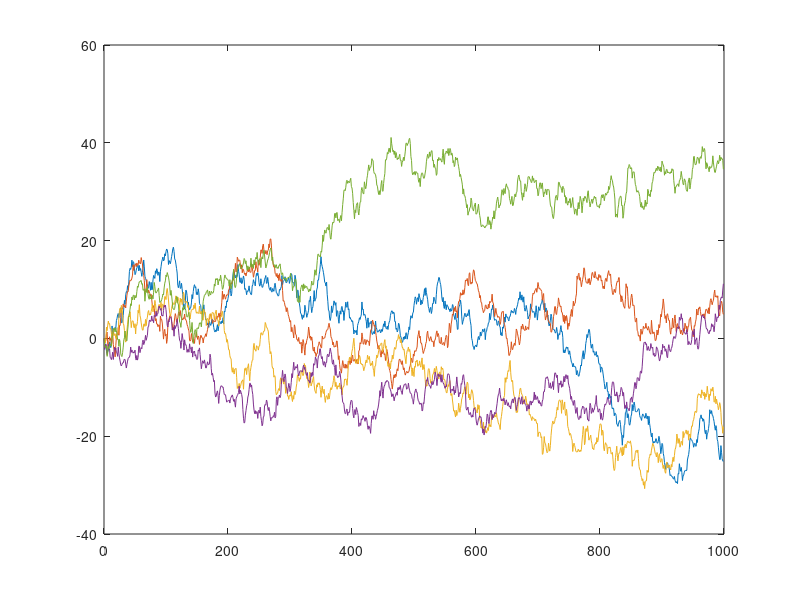
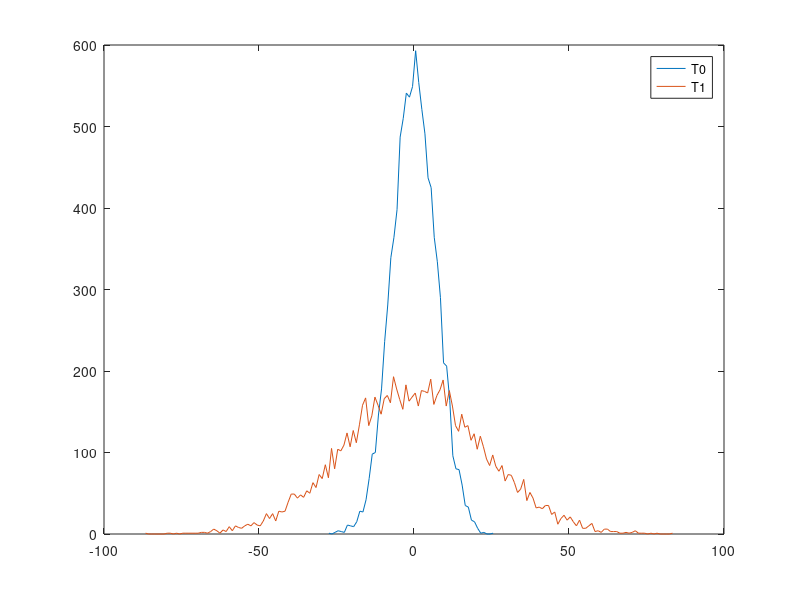
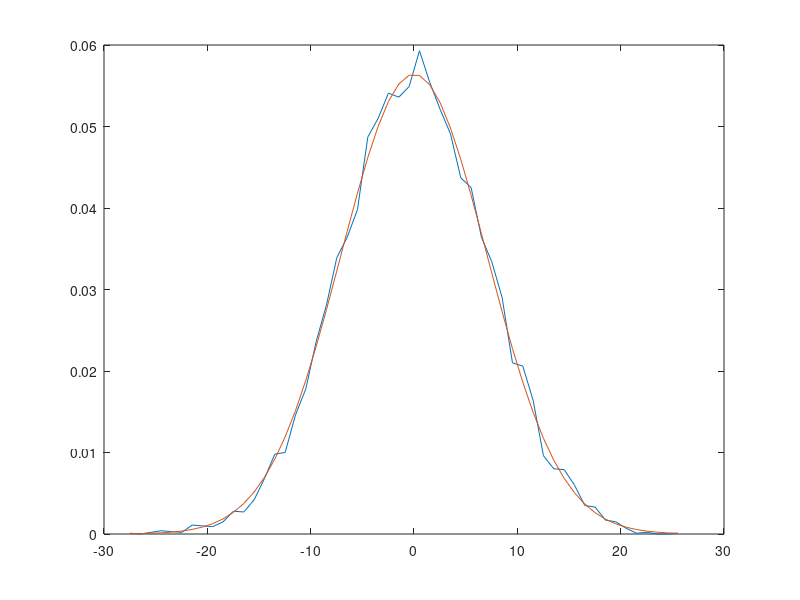
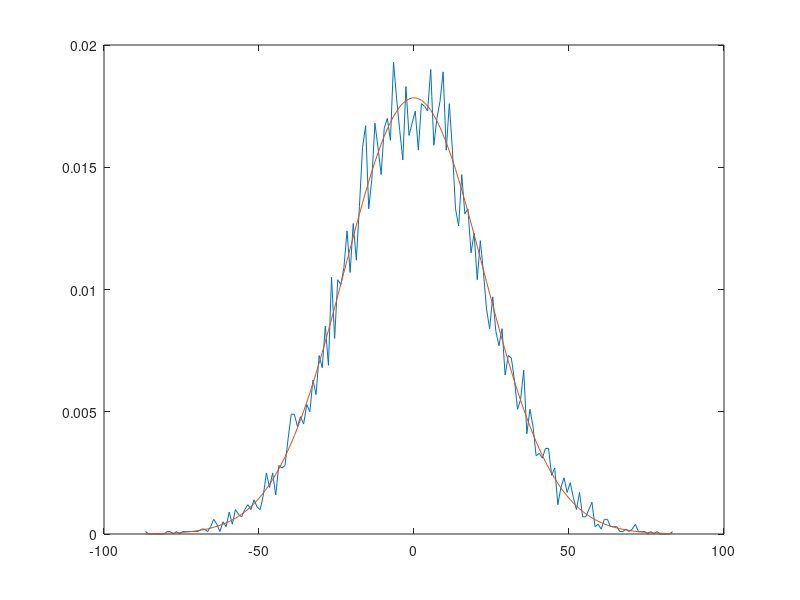

The MATLAB script that drew these images, in order:
%% Signal Processing
% Lab 03

% Exercise 2

close all, clear all,clc;


%% Step 1
N = 1000;

MAX_REPS = 5;

Ts = 1;

n = [0:1:N-1];

for rep=1:MAX_REPS
DW = random ('norm', 0, Ts, 1, N);

W = zeros(1,N);
% return
W(1) = 0;
    
    for i=2:N
        W(i) = W(i-1) + DW(i);
    end

    plot (n, W);
    hold on;
end

%% Step 2

N = 1000;

MAX_REPS = 10000;

Ts = 1;

n = [0:1:N-1];

T0 = zeros(1, MAX_REPS); % Values of the computed Wiener processes at time t0
T1 = zeros(1, MAX_REPS); % Values of the computed Wiener processes at time t1

t0 = 50;
t1 = 500;

for rep=1:MAX_REPS
DW = random ('norm', 0, Ts, 1, N);

W = zeros(1,N);
% return
W(1) = 0;
    
    for i=2:N
        W(i) = W(i-1) + DW(i);
    end
    
    T0(rep) = W(t0);
    T1(rep) = W(t1);
end

% bins = 50;

bins = min(T0):1:max(T0);

[N1, X1] = hist (T0,bins); % I use the data gathered by the hist funct and I 
                         % use them to plot the estimated pdf 
figure
plot(X1, N1); hold on;
% bins = linspace(min(T1), max(T1), (max(T1)-min(T1)));
bins = min(T1):1:max(T1);
[N2, X2] = hist (T1,bins);
plot(X2, N2);
legend ('T0', 'T1');


%% Step 3
% at time t0
N1s = sum(N1); % I normalize the values in order to integrate to 1
N1n = N1/N1s;

figure; plot(X1, N1n), hold on;

Y_dist = normpdf(X1, 0, sqrt(t0));
% return
% Y_dist = Y_dist/sum(Y_dist); % I normalize again to integrate to 1
plot (X1, Y_dist);

% at time t1;
N2s = sum(N2); 
N2n = N2/N2s;

figure; plot(X2, N2n), hold on;

Y_dist = normpdf(X2, 0, sqrt(t1));
% return
% Y_dist = Y_dist/sum(Y_dist); 
plot (X2, Y_dist);
